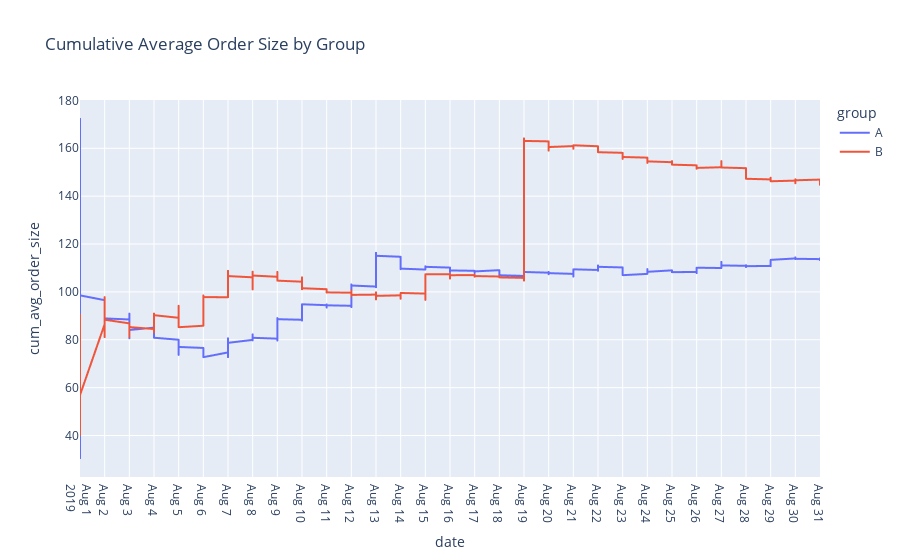

Here is the notebook cell this chart was saved with:
### Code cell
fig = px.line(df_orders, x="date", y="cum_avg_order_size", color="group", markers=False, title="Cumulative Average Order Size by Group")
fig.update_xaxes(dtick="D1")
fig.show()

### Figure 1 — Plotly figure (JSON) as saved in the notebook; plotly's stock layout.template omitted (floating-point values rounded to 4 significant figures; data arrays with more than 128 entries replaced by an {"elided": "..."} marker saying what was removed)
{"data": [{"hovertemplate": "group=A<br>date=%{x}<br>cum_avg_order_size=%{y}<extra></extra>", "legendgroup": "A", "line": {"color": "#636efa", "dash": "solid"}, "marker": {"symbol": "circle"}, "mode": "lines", "name": "A", "showlegend": true, "type": "scattergl", "x": {"elided": "468 str values"}, "xaxis": "x", "y": {"elided": "468 float values"}, "yaxis": "y"}, {"hovertemplate": "group=B<br>date=%{x}<br>cum_avg_order_size=%{y}<extra></extra>", "legendgroup": "B", "line": {"color": "#EF553B", "dash": "solid"}, "marker": {"symbol": "circle"}, "mode": "lines", "name": "B", "showlegend": true, "type": "scattergl", "x": {"elided": "548 str values"}, "xaxis": "x", "y": {"elided": "548 float values"}, "yaxis": "y"}], "layout": {"legend": {"title": {"text": "group"}, "tracegroupgap": 0}, "title": {"text": "Cumulative Average Order Size by Group"}, "xaxis": {"anchor": "y", "domain": [0, 1], "dtick": "D1", "title": {"text": "date"}}, "yaxis": {"anchor": "x", "domain": [0, 1], "title": {"text": "cum_avg_order_size"}}}}
